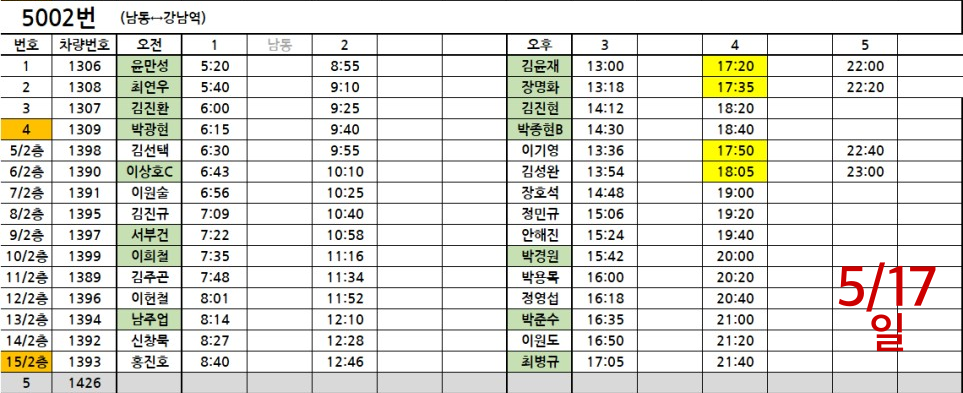
#> input picture 5002번_5-17.png, 963 x 393 px; its folder holds only this picture in this run
$ python cut_and_stamp.py --input '5002번_5-17.png'
#> lines starting #> are read from the running program, lines starting #| are printed output that depends on the picture
"""
배차일보 이미지 → 특정 노선 구역 자동 절개 + 날짜 자동 삽입

단일 파일:
    python cut_and_stamp.py --input 18001.png
    python cut_and_stamp.py --input 18001.png --route 5002

배치 처리 (폴더 내 전체):
    python cut_and_stamp.py --batch ./images --route 5002
    python cut_and_stamp.py --batch .          # 현재 폴더의 모든 png/jpg

옵션:
    --input   원본 이미지 파일 경로
    --batch   폴더 경로 (폴더 내 모든 이미지 일괄 처리)
    --route   절개할 노선 번호 (기본값: 5002)
    --date    날짜 텍스트 직접 지정 (생략 시 이미지에서 자동 읽기)
    --outdir  배치 결과 저장 폴더 (기본값: ./결과)
    --size    날짜 폰트 크기 (기본값: 58)
    --color   날짜 텍스트 색상 hex (기본값: cc0000)
    --list    이미지에 포함된 노선 목록만 출력
"""

import argparse
import re
import sys
from pathlib import Path


FONT_PATHS = [
    "/System/Library/Fonts/AppleSDGothicNeo.ttc",
    "/System/Library/Fonts/Supplemental/AppleGothic.ttf",
    "/Library/Fonts/NanumGothic.ttf",
    "/usr/share/fonts/truetype/nanum/NanumGothic.ttf",
    "/usr/share/fonts/truetype/noto/NotoSansCJK-Regular.ttc",
]

import shutil
TESSERACT_CMD = shutil.which("tesseract") or "/usr/bin/tesseract"


# [13 lines left out: function get_font, not called in this run]


def hex_to_rgb(hex_color: str) -> tuple:
    hex_color = hex_color.lstrip("#")
    return tuple(int(hex_color[i:i+2], 16) for i in (0, 2, 4))


# [97 lines left out: functions row_brightness, find_section_headers, _merge_route_headers, _find_headers_text_sweep, _parse_date_ocr_text, not called in this run]


def extract_date_from_image(img) -> tuple[str | None, str | None]:
    """
    이미지 우측 상단에서 날짜(월/일)와 요일 자동 추출.
    레이아웃·크롭 차이에 대비해 여러 영역에서 시도.
    """
    try:
        import pytesseract
        pytesseract.pytesseract.tesseract_cmd = TESSERACT_CMD

        w, h = img.size
        candidates = [
            (int(w * 0.55), min(40, max(0, h // 12)), w, min(100, max(30, h // 3))),
            (int(w * 0.45), 0, w, min(130, max(40, h // 3))),
            (int(w * 0.35), 0, w, min(160, max(50, h // 2))),
        ]

        for left, top, right, bottom in candidates:
            left = max(0, left)
            top = max(0, top)
            right = max(left + 10, min(w, right))
            bottom = max(top + 10, min(h, bottom))
            date_area = img.crop((left, top, right, bottom))
            if date_area.width < 20 or date_area.height < 10:
                continue
            date_area = date_area.resize(
                (date_area.width * 2, date_area.height * 2), resample=1
            )
            text = pytesseract.image_to_string(date_area, lang="kor+eng")
            date_str, day_str = _parse_date_ocr_text(text)
            if date_str:
                return date_str, day_str
    except Exception as e:
        print(f"[경고] 날짜 자동 읽기 실패: {e}")
    return None, None


# [85 lines left out: functions find_route_section, list_routes, stamp_image, not called in this run]


def process_one(input_path: Path, route: str, date_arg, day_arg,
                font_size: int, color_hex: str, output_path: Path | None,
                list_only: bool):
#> called with route = '5002', font_size = 58, color_hex = 'cc0000', list_only = False
    from PIL import Image

    img = Image.open(input_path).convert("RGB")
#> img is the input picture: PIL image 963x393 RGB; mean R, G, B 223.3, 223.3, 217.1
    w, h = img.size
#> w = 963; h = 393
    print(f"[원본] {input_path.name}  ({w} x {h} px)")
#| [원본] 5002번_5-17.png  (963 x 393 px)

    if list_only:
        list_routes(img)
        return True

    date_text = date_arg
    day_text = day_arg
    if not date_text:
        date_text, day_auto = extract_date_from_image(img)
#> the loop in extract_date_from_image, `for left, top, right, bottom in candidates:` made 1 pass
#> pass 1, in extract_date_from_image, `date_area = img.crop((left, top, right, bottom))`:
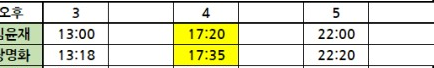
#> date_area: PIL image 434x68 RGB; mean R, G, B 219.5, 220.9, 199.1
#> pass 1, in extract_date_from_image, `date_area = date_area.resize( (date_area.width * 2, date_area.height *..`:
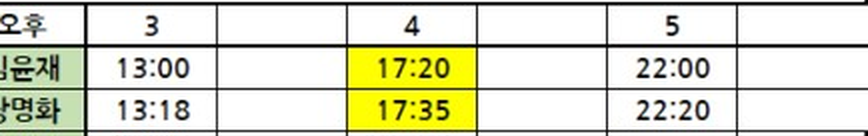
#> date_area: PIL image 868x136 RGB; mean R, G, B 217.4, 218.8, 197.4
        if not day_text:
            day_text = day_auto
        if date_text:
            print(f"[날짜] 자동 읽기 성공: {date_text}" + (f"  요일: {day_text}" if day_text else ""))
        else:
            print(f"[오류] {input_path.name} - 날짜 자동 읽기 실패 (--date 로 지정하세요)")
            return False

    print(f"[탐색] {route}번 구역 찾는 중...")
    cropped, err = stamp_image(img, route, date_text, day_text, font_size, color_hex)
    if err:
        print(f"[오류] {input_path.name} - {err}")
        return False

    date_safe = date_text.replace("/", "-")
    out = output_path or input_path.parent / f"{route}번_{date_safe}.png"
    cropped.save(out)
    print(f"[완료] {input_path.name} → {out.name}")
    return True


def process(args):
    if args.batch:
        folder = Path(args.batch)
        if not folder.is_dir():
            print(f"[오류] 폴더 없음: {folder}")
            sys.exit(1)

        files = sorted(
            [f for f in folder.iterdir()
             if f.suffix.lower() in (".png", ".jpg", ".jpeg")]
        )
        if not files:
            print(f"[오류] {folder} 에 이미지 파일이 없습니다.")
            sys.exit(1)

        outdir = Path(args.outdir)
        outdir.mkdir(exist_ok=True)
        print(f"\n총 {len(files)}개 파일 처리 시작 → 결과: {outdir}/\n")

        ok, fail = 0, 0
        for f in files:
            date_safe = (args.date or "?").replace("/", "-")
            out = outdir / f"{args.route}번_{f.stem}_{date_safe}.png"
            success = process_one(f, args.route, args.date, args.day,
                                  args.size, args.color, out, args.list)
            if success:
                ok += 1
            else:
                fail += 1
            print()

        print(f"─────────────────────────────")
        print(f"완료 {ok}개 / 실패 {fail}개  →  {outdir}/")
    else:
        if not args.input:
            print("[오류] --input 또는 --batch 를 지정하세요.")
            sys.exit(1)
        input_path = Path(args.input)
        if not input_path.exists():
            print(f"[오류] 파일 없음: {input_path}")
            sys.exit(1)
        process_one(input_path, args.route, args.date, args.day,
                    args.size, args.color, Path(args.output) if args.output else None,
                    args.list)
#> (the call stopped at in extract_date_from_image, `text = pytesseract.image_to_string(date_area, lang="kor+eng")`: pytesseract is not available in this run)


def main():
    parser = argparse.ArgumentParser(description="배차일보 노선 절개 + 날짜 자동 삽입")
    parser.add_argument("--input",  default=None,           help="원본 이미지 파일 경로")
    parser.add_argument("--batch",  default=None,           help="배치 처리할 폴더 경로")
    parser.add_argument("--outdir", default="결과",          help="배치 결과 저장 폴더 (기본값: 결과)")
    parser.add_argument("--route",  default="5002",         help="노선 번호 (기본값: 5002)")
    parser.add_argument("--date",   default=None,           help="날짜 텍스트 (생략 시 자동 읽기)")
    parser.add_argument("--day",    default=None,           help="요일 한 글자 (생략 시 자동 읽기, 예: 일)")
    parser.add_argument("--output", default=None,           help="단일 파일 결과 경로")
    parser.add_argument("--size",   type=int, default=58,   help="폰트 크기 (기본값: 58)")
    parser.add_argument("--color",  default="cc0000",       help="텍스트 색상 hex (기본값: cc0000)")
    parser.add_argument("--list",   action="store_true",    help="노선 목록만 출력")
    args = parser.parse_args()

    process(args)


if __name__ == "__main__":
    main()
